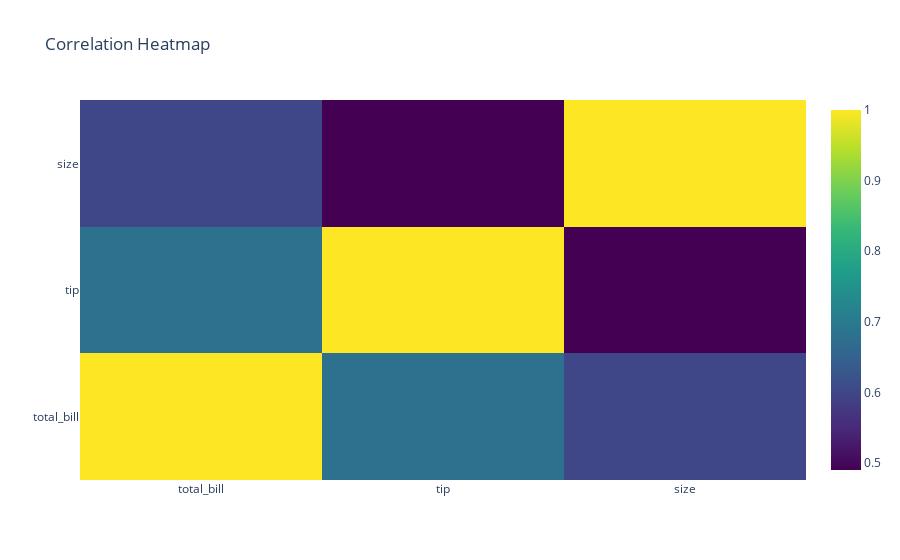

The notebook cell saved with this chart:
### Code cell
# Correlation between numerical features
correlation = df.corr(numeric_only=True).round(2)  # Calculate correlation
fig4 = go.Figure(data=go.Heatmap(
    z=correlation.values,
    x=correlation.columns,
    y=correlation.columns,
    colorscale='viridis'))
fig4.update_layout(title="Correlation Heatmap")
fig4.show()

### Figure 1 — Plotly figure (JSON) as saved in the notebook; plotly's stock layout.template omitted (floating-point values rounded to 4 significant figures)
{"data": [{"colorscale": [[0, "#440154"], [0.1111, "#482878"], [0.2222, "#3e4989"], [0.3333, "#31688e"], [0.4444, "#26828e"], [0.5556, "#1f9e89"], [0.6667, "#35b779"], [0.7778, "#6ece58"], [0.8889, "#b5de2b"], [1, "#fde725"]], "type": "heatmap", "x": ["total_bill", "tip", "size"], "y": ["total_bill", "tip", "size"], "z": [[1, 0.68, 0.6], [0.68, 1, 0.49], [0.6, 0.49, 1]]}], "layout": {"title": {"text": "Correlation Heatmap"}}}
